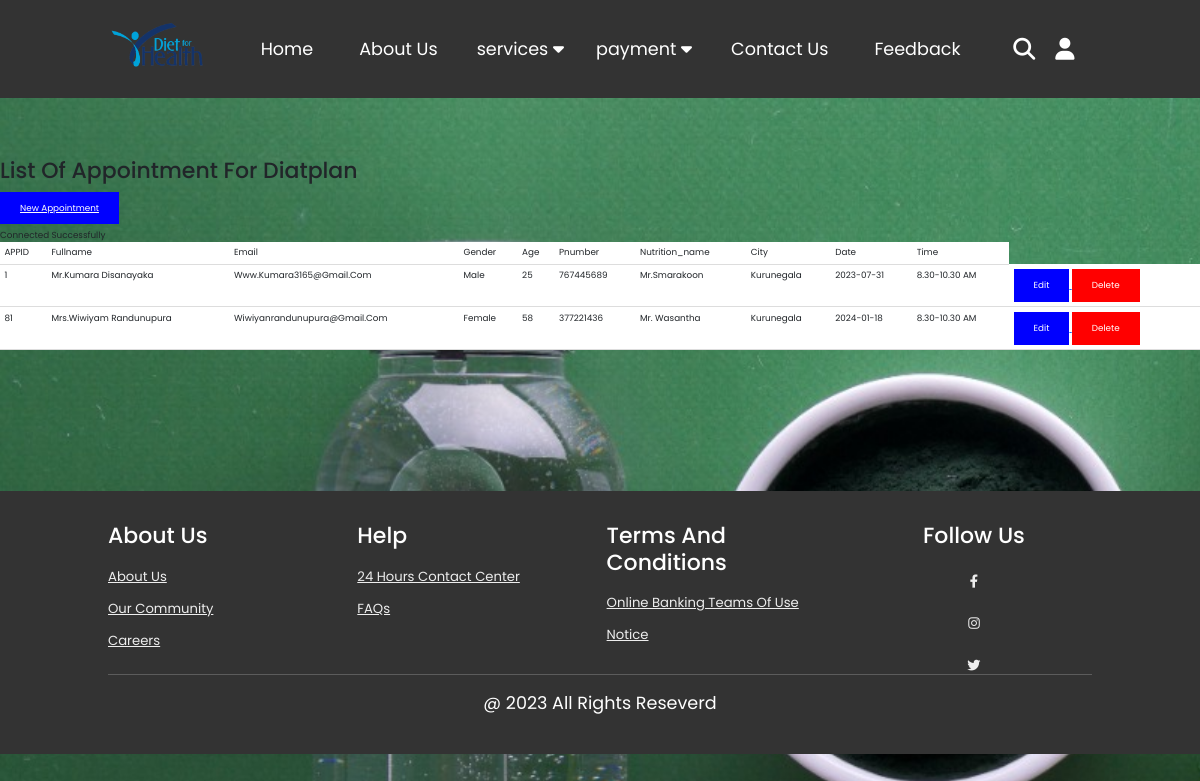
Page /php/displaydietplan.php on the committed database.
### tables this page shows
CREATE TABLE `diatplanappointment` (
  `Appid` int(50) NOT NULL,
  `Fullname` varchar(100) NOT NULL,
  `Email` varchar(100) NOT NULL,
  `Gender` char(20) NOT NULL,
  `Age` int(10) NOT NULL,
  `Pnumber` int(50) NOT NULL,
  `Nutrition_name` varchar(50) NOT NULL,
  `City` char(50) NOT NULL,
  `Date` date NOT NULL,
  `Time` char(30) NOT NULL
);

### php/displaydietplan.php (the view, shortened to what this page needs)
<!DOCTYPE html>
<html lang="en">
<head>
    <link rel="stylesheet" href="../css/Dietplan.css">
<link rel="stylesheet" type="text/css" href="https://cdnjs.cloudflare.com/ajax/libs/font-awesome/6.1.1/css/all.min.css">
<link rel="stylesheet" href="https://cdn.jsdelivr.net/npm/bootstrap@5.3.0/dist/css/bootstrap.min.css">
</head>
<body>
<header>
    <td width="500" height="150"><p align="left"><img src="../Img/logo.png" width="100" height="50" alt="logo"></p></td>
    <nav class="navbar">
        <a href="../index.html">Home</a>
        <a href="../html/about us.html">About us</a>
        <div class="dropdown">
            <button class="dropbtn">services
                <i class="fa fa-caret-down"></i>
            </button>
            </div>
    <div class="dropdown">
        <button class="dropbtn">payment
            <i class="fa fa-caret-down"></i>
        </button>
    </div>
        <a href="../html/Contact us.html">Contact Us</a>
        <a href="../html/feedback.html">Feedback</a>
    </nav>
<div class="icons">
        <i class="fas fa-search" id ="search-btn"></i>
        <i class="fas fa-user" id ="login-btn"></i>
    </div>
       <form action=""class="search-bar-container">
        <input type="search" id="search-bar" placeholder="search here">
        <label for="search-bar" class="fas fa-search"></label>
       </form>
</header>
<h1>List of Appointment for Diatplan</h1><br>
<a style='background-color: blue; color: white; padding: 10px 20px; border: none; cursor: pointer;' href="../html/appdietplan.html" role="button">New Appointment</a>
<br><br>
<div>
    <table class="table">
        <thead>
            <tr>
                <td>APPID</td>
                <td>Fullname</td>
                <td>email</td>
                <td>Gender</td>
                <td>Age</td>
                <td>Pnumber</td>
                <td>Nutrition_name</td>
                <td>City</td>
                <td>Date</td>
                <td>Time</td>
            </tr>
        </thead>
        <tbody>
            <?php
            require('connection.php');
            $sql = "SELECT * FROM diatplanappointment";
            $result = $conn->query($sql);
            while ($row = $result->fetch_assoc()) {
                echo "<tr>
                    <td>" . $row["Appid"] . " </td>
                    <td>" . $row["Fullname"] . "</td>
                    <td>" . $row["Email"] . "</td>
                    <td>" . $row["Gender"] . "</td>
                    <td>" . $row["Age"] . "</td>
                    <td>" . $row["Pnumber"] . "</td>
                    <td>" . $row["Nutrition_name"] . "</td>
                    <td>" . $row["City"] . "</td>
                    <td>" . $row["Date"] . "</td>
                    <td>" . $row["Time"] . "</td>
                    <td>
                    <a href='./updateappdietplan.php?Appid=$row[Appid];'>
                        <button style='background-color: blue; color: white; padding: 10px 20px; border: none; cursor: pointer;'>Edit</button>
                    </a>
                    <a href='./deletedietplan.php?Appid=$row[Appid];'>
                        <button style='background-color: red; color: white; padding: 10px 20px; border: none; cursor: pointer;'>Delete</button>
                    </a>
                    </td>
                </tr>";
            }
            ?>
        </tbody>
    </table>
</div>
<br><br><br><br><br><br><br><br><br><br>
<section class="footer">
    <div class="box-container">
        <div class="box">
                <h3>About us</h3>
                <a href="./about us.html">About us</a>
                <a href="#">Our community</a>
                <a href="#">Careers</a>
        </div>
        <div class="box">
                <h3>Help</h3>
                <a href="./Contact us.html">24 hours contact center</a>
                <a href="#">FAQs</a>
        </div>
        <div class="box">
            <h3>Terms and Conditions</h3>
            <a href="#">Online Banking Teams of use</a>
            <a href="#">Notice</a>
        </div>
        <div id="social-links" class="box">
            <h3>Follow us</h3>
                <a href="#"><i class="fab fa-facebook-f"></i></a>
                <a href="#"><i class="fab fa-instagram" aria-hidden="true"></i></a>
                <a href="#"><i class="fab fa-twitter" aria-hidden="true"></i></a>
        </div>
    </div>
        <h1 class="credit"><span>@ 2023 All Rights Reseverd </span></h1>
</section>
</body>
</html>

### css/Dietplan.css (style rules this page uses)
:root { --blue:#49a7e6; }
* { font-family: 'Nunito', sans-serif; margin: 0; padding: 0; box-sizing: border-box; text-transform: capitalize; outline: none; border: none; text-decoration: none; transition: all .2s linear; }
html { font-size: 62.5%; overflow-x: hidden; scroll-padding-top:6rem; scroll-behavior: smooth; }
section { padding: 2rem 9%; }
.navbar { overflow: hidden; }
.navbar a { float: left; text-align: center; text-decoration: none; padding: 14px 16px; }
.dropbtn { padding: 16px; border: none; cursor: pointer; }
.dropdown { float: left; overflow: hidden; }
.dropdown .dropbtn { border: none; outline: none; padding: 14px 16px; margin: 0; background-color: inherit; color: #fff; font-size: 2rem; }
header { position: fixed; top: 0; left: 0; right: 0; background: #333; z-index: 1000; display: flex; align-items: center; justify-content: space-between; padding: 2rem 9%; }
header .navbar a { color: #fff; font-size: 2rem; margin: 0 .8rem; }
header .icons i { font-size: 2.5rem; color: #fff; cursor: pointer; margin-right: 2rem; }
header .search-bar-container { position: absolute; top:100%; left: 0;right: 0; padding: 1.5rem 2rem; background: #333; border-top: .1rem solid rgba(255,255,255,.2); display: flex; align-items: center; z-index: 1001; clip-path: polygon(0 0, 100% 0, 100% 0, 0 0); }
header .search-bar-container #search-bar { width: 100%; padding: 1rem; text-transform: none; color: #333; border-radius: .5rem; }
header .search-bar-container label { color: #fff; cursor: pointer; font-size: 3rem; margin-left:1.5rem; }
.footer { background: #333; position: absolute; width: 100%; }
.footer .box-container { display: flex; flex-wrap:wrap; gap: 1.5rem; }
.footer .box-container .box { padding: 1rem 0; flex: 1 1 25rem; }
.footer .box-container .box h3 { font-size: 2.5rem; padding: .7rem 0; color: #fff; }
.footer .box-container .box a { display: block; font-size: 1.5rem; padding: .7rem 0; color: #eee; }
.footer .credit { text-align: center; padding: 2rem 1rem; margin-top: 1rem; font-size: 2rem; font-weight: normal; color: #fff; border-top: .1rem solid rgba(255,255,255,.2); }
#social-links { display: inline; height: 40px; width: 40px; margin: o 8px 8px 0; text-align:center; line-height: 30px; border-radius:50%; color: #ffffff; transition: all 0.5s ease; }
@media (max-width:1200px ) { html { font-size: 55%; } }
* { font-family: 'Poppins', sans-serif; margin:0; padding:0; box-sizing: border-box; outline: none; border:none; text-transform: capitalize; transition: all .2s linear; }

### php/displaydietplan.php (style rules this page uses)
body { background-image: url("../images/mealplan.jpeg"); background-size: cover; background-repeat: no-repeat; height: 200vh; }
table { border-collapse: collapse; width: 100%; }
th, td { padding: 8px; text-align: left; border-bottom: 1px solid #ddd; }

### rows in the picture
diatplanappointment: Appid "1", Fullname "Mr.kumara Disanayaka", Email "Www.kumara3165@gmail.com", Gender "Male", Age "25", Pnumber "767445689", Nutrition_name "Mr.smarakoon", City "Kurunegala", Date "2023-07-31", Time "8.30-10.30 AM"
diatplanappointment: Appid "81", Fullname "Mrs.wiwiyam Randunupura", Email "Wiwiyanrandunupura@gmail.com", Gender "Female", Age "58", Pnumber "377221436", Nutrition_name "Mr. Wasantha", City "Kurunegala", Date "2024-01-18", Time "8.30-10.30 AM"
